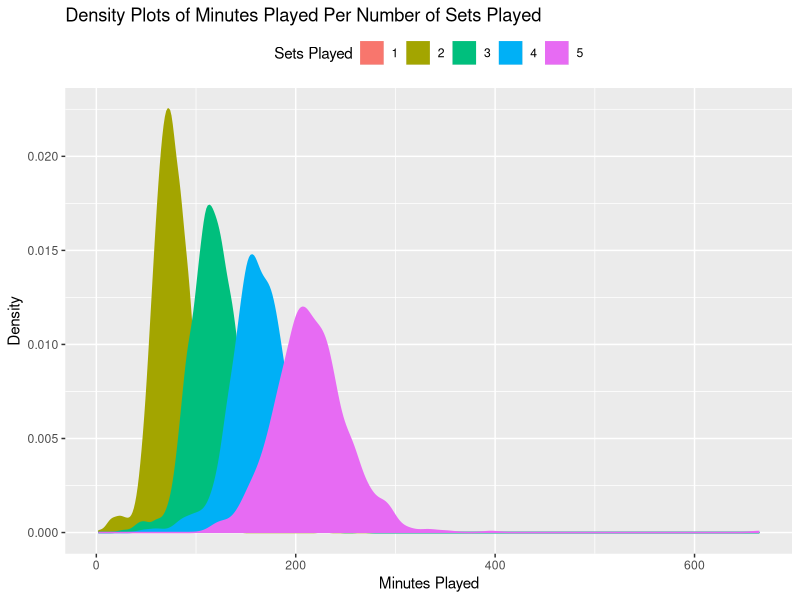
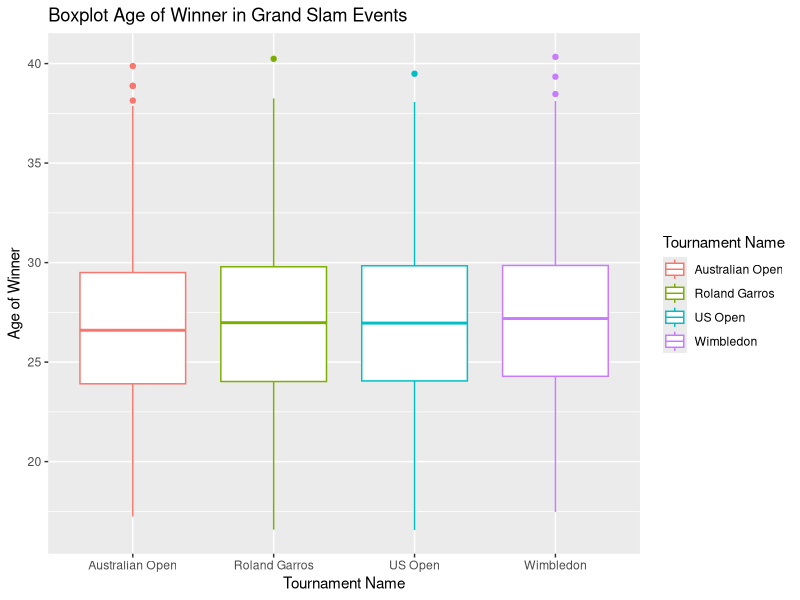
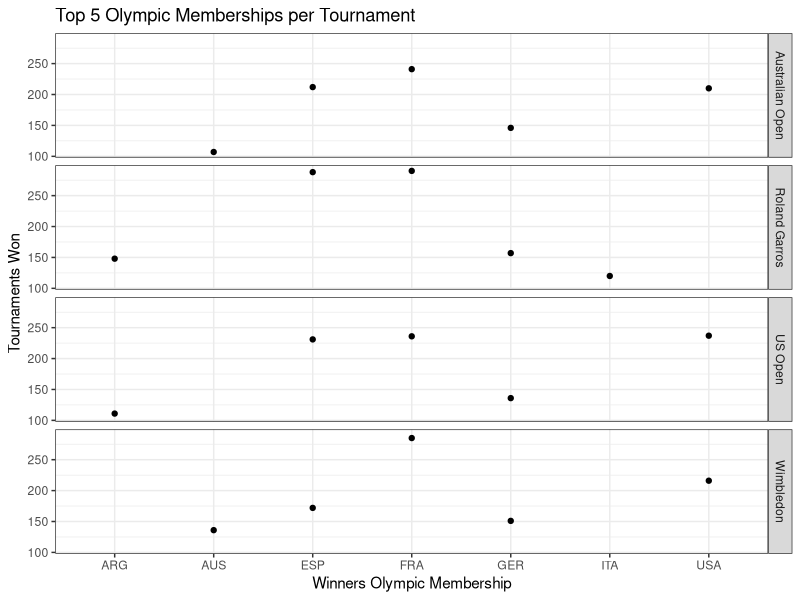
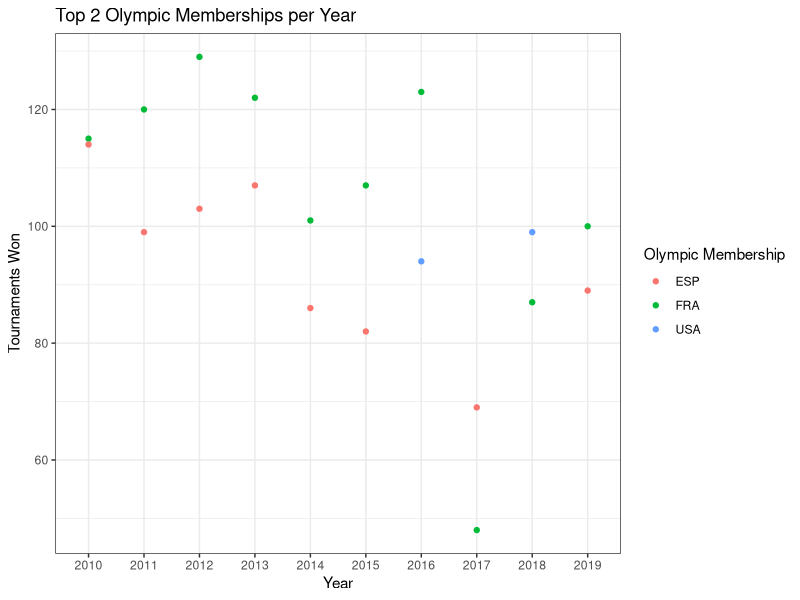

R code for these plots, in order:
## ---- chunk 1
# loading packages
library(tidyverse)

# loading data
regex3 <- read.csv("Data_RegEx3.csv", header = T)
## ---- chunk 2
# use mutate to create variable year
# and use str_extract() to extract patterns from tourny_id
# store the result to a new df called regex3_1
regex3_1 <- regex3 %>%
  mutate(year = str_extract(tourney_id, pattern = "^\\d{4}"))

# display top 3 and bottom 3 rows
head(regex3_1, 3)
tail(regex3_1, 3)
## ---- chunk 3
# use gsub() to delete patterns "\\(\\d+)" like (4), (5) from score
# use gsub() to delete patterns "RET" from score
# use separate() to separate scores into 5 sets by space
regex3_2 <- regex3_1 %>%
  mutate(newscore = gsub(pattern = "\\(\\d+)", replacement = "", score)) %>%
  mutate(newscore = gsub(pattern = "RET", replacement = "", newscore)) %>%
  separate(newscore, c("Set.1","Set.2","Set.3","Set.4","Set.5"), sep = " ")

# display top 3 and bottom 3 rows
head(regex3_2, 3)
tail(regex3_2, 3)
## ---- chunk 4
# sum all the non-NAs in Set.1 through Set.5 and store in a new variable sets.played
# un-select Set.1 to Set.5 because they are not in the 'REGEX3_markdown.pdf'
regex3_3 <- regex3_2 %>%
  mutate(sets.played = as.numeric(!is.na(Set.1)) + 
           as.numeric(!is.na(Set.2)) + 
           as.numeric(!is.na(Set.3)) + 
           as.numeric(!is.na(Set.4)) + 
           as.numeric(!is.na(Set.5))) %>%
  select(!c(Set.1,Set.2,Set.3,Set.4,Set.5))

# display top 3 and bottom 3 rows
head(regex3_3, 3)
tail(regex3_3, 3)
## ---- chunk 5
# use minutes as x-axis and sets.played as color and fill
# change title and labs
# change position and title of legend
regex3_3 %>%
  ggplot(aes(x = minutes, color = factor(sets.played), fill = factor(sets.played))) +
  geom_density() +
  ggtitle("Density Plots of Minutes Played Per Number of Sets Played") +
  xlab('Minutes Played') +
  ylab('Density') +
  theme(legend.position="top") +
  labs(fill="Sets Played",color = "Sets Played")
## ---- chunk 6
# change Us to US
regex3_4 <- regex3_3 %>%
  mutate(tourney_name = gsub("^Us", "US", tourney_name))

# boxplot of tourney name and winner age
# color by tourney name
# change labels, title, legend title
regex3_4 %>%
  ggplot(aes(x = tourney_name, y = winner_age)) +
  geom_boxplot(aes(color = tourney_name)) +
  ggtitle('Boxplot Age of Winner in Grand Slam Events') +
  xlab('Tournament Name') +
  ylab('Age of Winner') +
  labs(color="Tournament Name")
## ---- chunk 7
# find out who are the top 5 IOC  per tournament
top5 <- regex3_4 %>%
  group_by(winner_ioc, tourney_name) %>%
  summarise(count = n(), .groups = 'drop') %>%
  group_by(tourney_name) %>%
  arrange(desc(count)) %>%
  mutate(rank = row_number()) %>%
  filter(rank <= 5)

# x-axis is winner_ioc and y is its matches won per tournament
top5 %>%
  ggplot(aes(x = winner_ioc, y = count)) +
  geom_point() +
  facet_grid(tourney_name ~ .) +
  ylab('Tournaments Won') +
  xlab('Winners Olympic Membership') +
  ggtitle('Top 5 Olympic Memberships per Tournament') +
  theme_bw()
## ---- chunk 8
# find out who are the top 2 IOC per year
top2 <- regex3_4 %>%
  group_by(winner_ioc, year) %>%
  summarise(count = n(), .groups = 'drop') %>%
  group_by(year) %>%
  arrange(desc(count)) %>%
  mutate(rank = row_number()) %>%
  filter(rank <= 2)

#
top2 %>%
  ggplot(aes(x = year, y = count)) +
  geom_point(aes(color = winner_ioc)) +
  xlab('Year') +
  ylab('Tournaments Won') +
  ggtitle('Top 2 Olympic Memberships per Year') +
  labs(color = 'Olympic Membership') +
  theme_bw()
